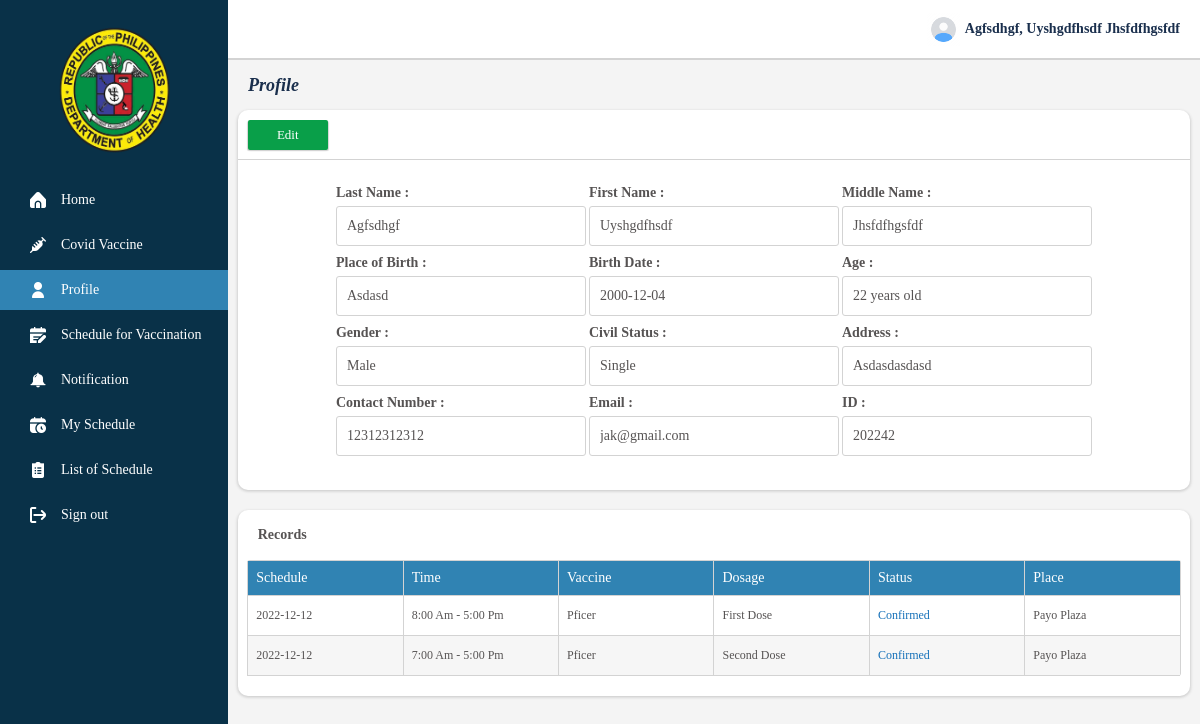
Screenshot of /Profile.php (signed in) with the database file from the repository.
### tables this page shows
CREATE TABLE `user_records` (
  `id` int(255) NOT NULL,
  `userid` varchar(255) NOT NULL,
  `lastname` varchar(255) NOT NULL,
  `firstname` varchar(255) NOT NULL,
  `middlename` varchar(255) NOT NULL,
  `dateofvaccine` varchar(255) NOT NULL,
  `timeofvaccine` varchar(255) NOT NULL,
  `typeofvaccine` varchar(255) NOT NULL,
  `place` varchar(255) NOT NULL,
  `dosage` varchar(255) NOT NULL,
  `status1` varchar(255) NOT NULL
);

### Profile.php (the view, shortened to what this page needs)
<?php
include 'connection.php';
    $id = $_SESSION['userid'];
    $sql1 = "SELECT * FROM user_records where userid = '$id' order by id asc";
    $result1 = $conn->query($sql1) or die ($conn->error);
    $row1 = $result1->fetch_assoc();
?>
<!DOCTYPE html>
<html>
<head>
    <link rel="stylesheet" href="asset/css/fontawesome-all.css" />
    <link rel="stylesheet" type="text/css" href="asset/css/sweetalert.css">
    <link rel="stylesheet" type="text/css" href="asset/css/aos.css">
	<link rel="stylesheet" type="text/css" href="asset/css/style.css">
</head>
<body>
    <div class="navigation" id="navigation">
        <div class="logo">
            <img id="backbtn" src="asset/icons/logo_1.PNG">
        </div>
        <div class="navigation-button">
            <a href="Home.php">
                <div class="btn">
                    <img id="backbtn" src="asset/icons/4136060.PNG">
                    <label>Home</label>
                </div>
            </a>
            <a href="Covid_vaccine.php">
                <div class="btn">
                    <img id="backbtn" src="asset/icons/vaccine.PNG">
                    <label>Covid Vaccine</label>
                </div>
            </a>
            <a href="Profile.php" style="background-color: #3083b3;">
                <div class="btn">
                    <img id="backbtn" src="asset/icons/1011813.PNG">
                    <label>Profile</label>
                </div>
            </a>
            <a href="Schedule_for_vaccination.php">
                <div class="btn">
                    <img id="backbtn" src="asset/icons/4779371.PNG">
                    <label>Schedule for Vaccination</label>
                </div>
            </a>
            <a href="Notification.php">
                <div class="btn">
                    <img id="backbtn" src="asset/icons/1667987334212.PNG" class=".notif_icon">
                    <label>Notification</label>
                </div>
            </a>
            <a href="My_schedule.php">
                <div class="btn">
                    <img id="backbtn" src="asset/icons/sched.PNG">
                    <label>My Schedule</label>
                </div>
            </a>
            <a href="List_of_schedule.php">
                <div class="btn">
                    <img id="backbtn" src="asset/icons/4836503.PNG">
                    <label>List of Schedule</label>
                </div>
            </a>
            <a id="sign-out">
                <div class="btn">
                    <img id="backbtn" src="asset/icons/2010497.PNG">
                    <label>Sign out</label>
                </div>
            </a>
        </div>
    </div>
    <div class="container" id="container">
        <div class="header">
            <div class="header-session-name">
                <label><img id="#user_image" src="asset/icons/user.PNG"></label><label><?php echo $_SESSION["lastname"]; ?>, <?php echo $_SESSION["firstname"]; ?> <?php echo $_SESSION["middlename"]; ?></label>
                </div>
            </div>
        <div class="page-details">
            <label>Profile</label>
        </div>
        <div class="details" style="border: 1px solid blak;">
            <div class="personal-info-btn">
            <button type="button" id="edit">Edit</button>
            </div>
            <div class="personal-info" id="personal-info2">
                <div class="info-container">
                    <div class="info">
                        <label>Last Name :</label>
                        <input type="text" name="" value="<?php echo $_SESSION['lastname']; ?>" style="text-transform: capitalize;" disabled>
                    </div>
                    <div class="info">
                        <label>First Name :</label>
                        <input type="text" value="<?php echo $_SESSION['firstname']; ?>" value="" style="text-transform: capitalize;" disabled>
                    </div>
                    <div class="info">
                        <label>Middle Name :</label>
                        <input type="text" name="" value="<?php echo $_SESSION['middlename']; ?>" style="text-transform: capitalize;" disabled>
                    </div>
                </div>
                <div class="info-container">
                    <div class="info">
                        <label>Place of Birth :</label>
                        <input type="text" name="" value="<?php echo $_SESSION['placeofbirth']; ?>" style="text-transform: capitalize;" disabled>
                    </div>
                    <div class="info">
                        <label>Birth Date :</label>
                        <input type="text" name="" value="<?php echo $_SESSION['dateofbirth']; ?>" disabled>
                    </div>
                    <div class="info">
                        <label>Age :</label>
                        <input type="text" name="" value="<?php echo $_SESSION['age']; ?>" disabled>
                    </div>
                </div>
                <div class="info-container">
                    <div class="info">
                        <label>Gender :</label>
                        <input type="text" name="" value="<?php echo $_SESSION['gender']; ?>" disabled>
                    </div>
                    <div class="info">
                        <label>Civil Status :</label>
                        <input type="text" name="" value="<?php echo $_SESSION['civilstatus']; ?>" disabled>
                    </div>
                    <div class="info">
                        <label>Address :</label>
                        <input type="text" name="" value="<?php echo $_SESSION['address']; ?>" style="text-transform: capitalize;" disabled>
                    </div>
                </div>
                <div class="info-container" id="">
                    <div class="info">
                        <label>Contact Number :</label>
                        <input type="text" name="" value="<?php echo $_SESSION['contact']; ?>" disabled>
                    </div>
                    <div class="info">
                        <label>Email :</label>
                        <input type="text" name="" value="<?php echo $_SESSION['email']; ?>" disabled>
                    </div>
                    <div class="info">
                        <label>ID :</label>
                        <input type="text" name="" value="<?php echo $_SESSION['userid']; ?>" disabled>
                    </div>
                </div>
            </div>
        </div>
        <div class="details" style="border: 1px solid blak;" id="details2">
            <div class="personal-info-btn">
                <label>Records</label>
            </div>
            <div class="table-data">
                <div class="table">
                    <div class="table-header">
                        <div class="table-header-row" id="">
                            <label>Schedule</label>
                        </div>
                        <div class="table-header-row" id="">
                            <label>Time</label>
                        </div>
                        <div class="table-header-row" id="">
                            <label>Vaccine</label>
                        </div>
                        <div class="table-header-row" id="">
                            <label>Dosage</label>
                        </div>
                        <div class="table-header-row" id="">
                            <label>Status</label>
                        </div>
                        <div class="table-header-row" id="">
                            <label>Place</label>
                        </div>
                    </div>
                    <?php do{ ?>
                    <a id="a">
                        <div class="table-column">
                            <div class="table-column-row" id="">
                                <label style="cursor: default"><?php echo $row1["dateofvaccine"]; ?></label>
                            </div>
                            <div class="table-column-row" id="">
                                <label style="cursor: default"><?php echo $row1["timeofvaccine"]; ?></label>
                            </div>
                            <div class="table-column-row" id="">
                                <label style="cursor: default"><?php echo $row1["typeofvaccine"]; ?></label>
                            </div>
                            <div class="table-column-row" id="">
                                <label style="cursor: default"><?php echo $row1["dosage"]; ?></label>
                            </div>
                            <div class="table-column-row" id="">
                                <label style="cursor: default; color: <?php
                                echo $_SESSION['text_color']; ?>;"><?php echo $row1["status1"]; ?></label></label>
                            </div>
                            <div class="table-column-row" id="">
                                <label style="cursor: default"><?php echo $row1["place"]; ?></label>
                            </div>
                        </div>
                    </a>
                    <?php }while ($row1 = $result1->fetch_assoc()) ?>
                    </div>
                </div>
            </div>
        </div>
</body>
</html>

### asset/css/sweetalert.css (style rules this page uses)
* { font-family: Monospace; }

### rows the page displays
user_records: dateofvaccine "2022-12-12", timeofvaccine "8:00 Am - 5:00 Pm", typeofvaccine "Pficer", dosage "First Dose", status1 "Confirmed", place "Payo Plaza"
user_records: dateofvaccine "2022-12-12", timeofvaccine "7:00 Am - 5:00 Pm", typeofvaccine "Pficer", dosage "Second Dose", status1 "Confirmed", place "Payo Plaza"

### other values shown
$_SESSION["lastname"] "Agfsdhgf"
$_SESSION["firstname"] "Uyshgdfhsdf"
$_SESSION["middlename"] "Jhsfdfhgsfdf"
